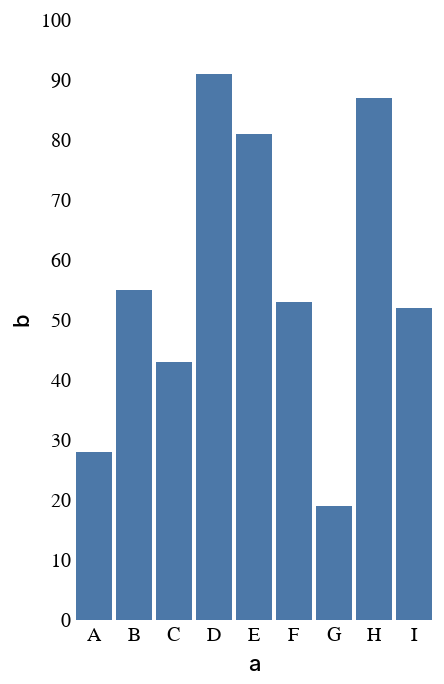

The notebook cell saved with this chart:
### Code cell
import altair as alt
import pandas as pd
import numpy as np
from vega_datasets import data


def mont():
    font = "Montserrat"
    
    return {
        "config" : {
             "title": {'font': font},
             "axis": {
                  "labelFont": font,
                  "titleFont": font,
                 "grid": False,
                 'domain': False,
                 "ticks": False,
                 'labelAngle': 0,
                 #"titleAngle": 0,
                 "titleFontWeight": 500,
                 
             },
             "header": {
                  "labelFont": font,
                  "titleFont": font
             },
             "legend": {
                  "labelFont": font,
                  "titleFont": font
             },
            "view":{
                "strokeWidth": 0
            }
            
        }
    }

alt.themes.register('mont', mont)
alt.themes.enable('mont')

source = pd.DataFrame({
    'a': ['A', 'B', 'C', 'D', 'E', 'F', 'G', 'H', 'I'],
    'b': [28, 55, 43, 91, 81, 53, 19, 87, 52]
})

alt.Chart(source).mark_bar().encode(
    x='a',
    y='b'
)

### Figure 1 — Vega-Lite specification as saved in the notebook (floating-point values rounded to 4 significant figures)
{"config": {"title": {"font": "Montserrat"}, "axis": {"labelFont": "Montserrat", "titleFont": "Montserrat", "grid": false, "domain": false, "ticks": false, "labelAngle": 0, "titleFontWeight": 500}, "header": {"labelFont": "Montserrat", "titleFont": "Montserrat"}, "legend": {"labelFont": "Montserrat", "titleFont": "Montserrat"}, "view": {"strokeWidth": 0}}, "data": {"name": "data-7684334a68ab74ba4c3ca7d0ceaeb461"}, "mark": {"type": "bar"}, "encoding": {"x": {"field": "a", "type": "nominal"}, "y": {"field": "b", "type": "quantitative"}}, "$schema": "https://vega.github.io/schema/vega-lite/v5.20.1.json", "datasets": {"data-7684334a68ab74ba4c3ca7d0ceaeb461": [{"a": "A", "b": 28}, {"a": "B", "b": 55}, {"a": "C", "b": 43}, {"a": "D", "b": 91}, {"a": "E", "b": 81}, {"a": "F", "b": 53}, {"a": "G", "b": 19}, {"a": "H", "b": 87}, {"a": "I", "b": 52}]}}
